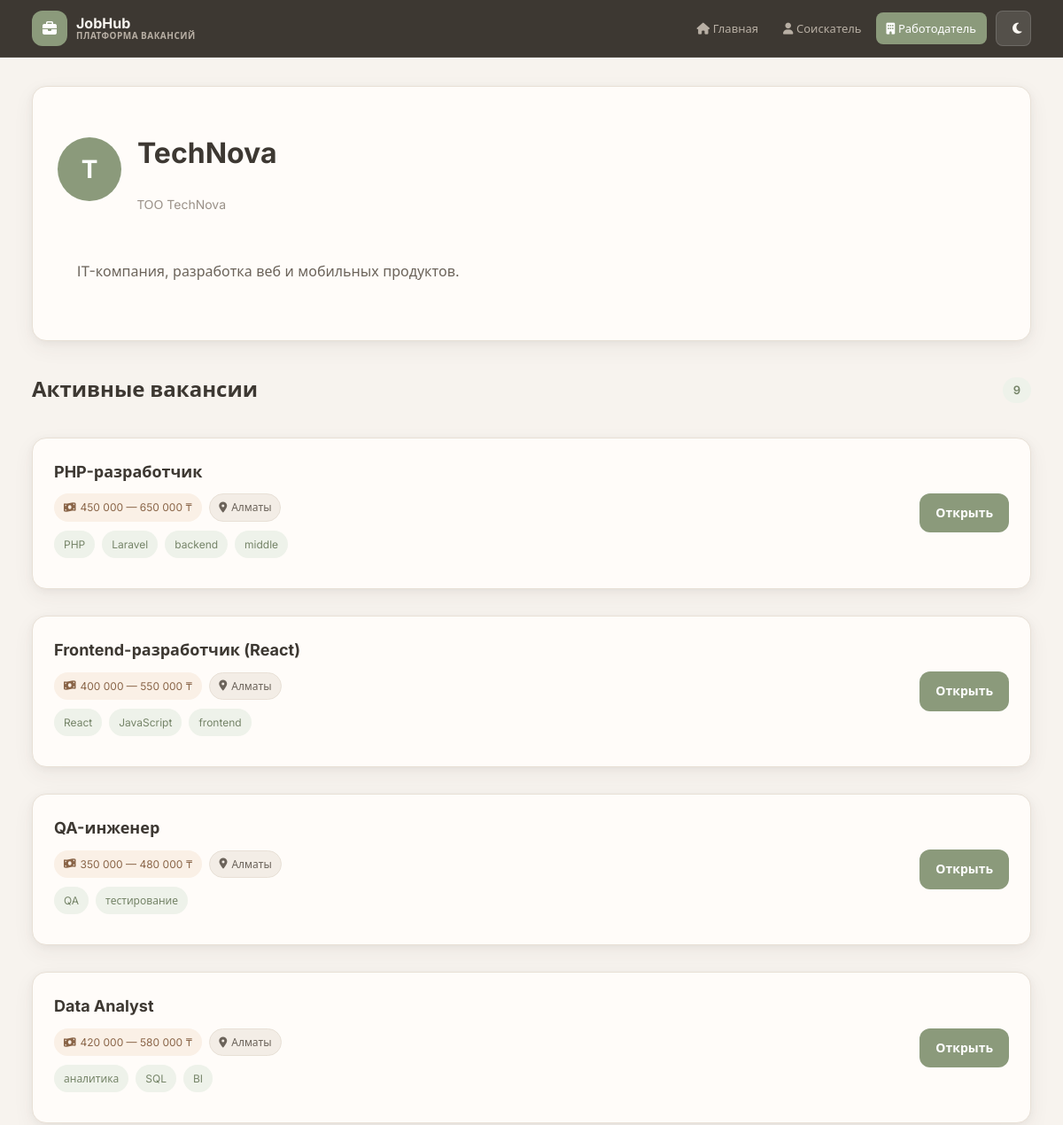
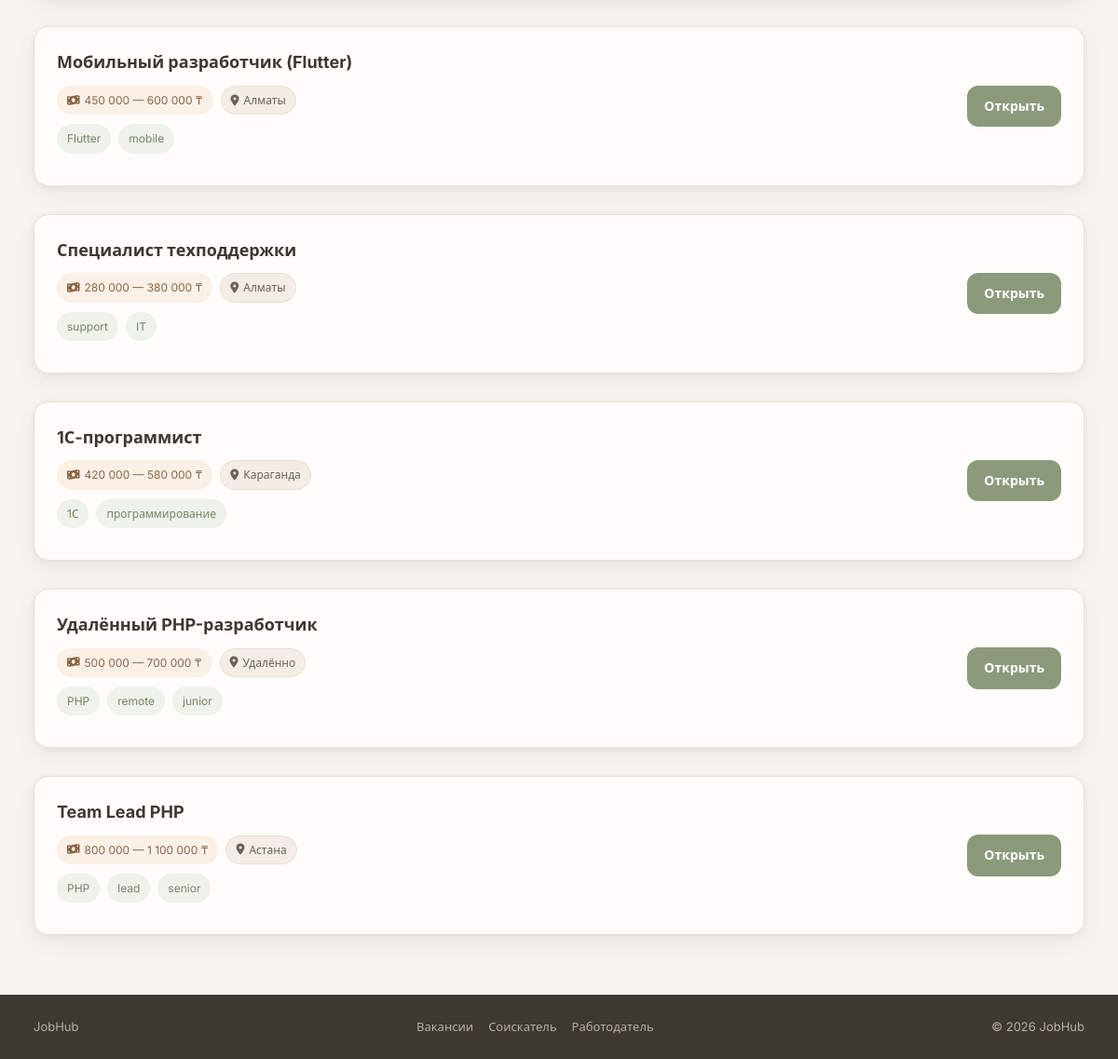
The app's page /employer_view.php?id=4 with its own data (2 pictures, top to bottom).
### tables this page shows
CREATE TABLE users (
        id INTEGER PRIMARY KEY AUTOINCREMENT,
        full_name TEXT NOT NULL,
        email TEXT NOT NULL UNIQUE,
        password_hash TEXT NOT NULL,
        role TEXT NOT NULL CHECK(role IN ("employer", "applicant", "admin")),
        bio TEXT NOT NULL DEFAULT "",
        phone TEXT NOT NULL DEFAULT "",
        skills TEXT NOT NULL DEFAULT "",
        desired_salary TEXT NOT NULL DEFAULT "",
        position_title TEXT NOT NULL DEFAULT "",
        education TEXT NOT NULL DEFAULT "",
        company_name TEXT NOT NULL DEFAULT "",
        created_at DATETIME DEFAULT CURRENT_TIMESTAMP
    , active INTEGER NOT NULL DEFAULT 1, telegram_id INTEGER, telegram_username TEXT);

CREATE TABLE vacancies (
        id INTEGER PRIMARY KEY AUTOINCREMENT,
        employer_id INTEGER NOT NULL,
        title TEXT NOT NULL,
        description TEXT NOT NULL,
        salary TEXT NOT NULL,
        location TEXT NOT NULL,
        tags TEXT NOT NULL DEFAULT "",
        views_count INTEGER NOT NULL DEFAULT 0,
        created_at DATETIME DEFAULT CURRENT_TIMESTAMP, active INTEGER NOT NULL DEFAULT 1,
        FOREIGN KEY (employer_id) REFERENCES users(id)
    );

### employer_view.php (the view, shortened to what this page needs)
<?php
require_once __DIR__ . '/partials_header.php';
$id = (int)($_GET['id'] ?? 0);
$stmt = db()->prepare(
    'SELECT u.*, ROUND(AVG(er.rating), 1) AS avg_rating, COUNT(er.id) AS reviews_count
     FROM users u
     LEFT JOIN employer_reviews er ON er.employer_id = u.id
     WHERE u.id = :id AND u.role IN ("employer", "admin")
     GROUP BY u.id'
);
$stmt->execute(['id' => $id]);
$employer = $stmt->fetch();
if (!$employer): ?>
<?php endif;
$vacanciesStmt = db()->prepare('SELECT * FROM vacancies WHERE employer_id = :id ORDER BY created_at DESC');
$vacanciesStmt->execute(['id' => $id]);
$vacancies = $vacanciesStmt->fetchAll();
$displayName = (string)($employer['company_name'] ?: $employer['full_name']);
$initials = mb_strtoupper(mb_substr($displayName, 0, 1));
?>
<div class="employer-profile-hero card">
    <div class="employer-profile-top">
        <span class="employer-avatar-lg"><?= e($initials) ?></span>
        <div>
            <h1><?= e($displayName) ?></h1>
            <p class="muted"><?= e($employer['full_name']) ?></p>
        </div>
    </div>
    <?php if ((string)$employer['bio'] !== ''): ?>
        <p class="prose"><?= nl2br(e((string)$employer['bio'])) ?></p>
    <?php endif; ?>
</div>
<div class="section-title"><h2>Активные вакансии</h2><span class="count-badge"><?= count($vacancies) ?></span></div>
<?php if (!$vacancies): ?>
    <div class="card empty-state"><p>Нет опубликованных вакансий.</p></div>
<?php else: ?>
    <div class="vacancy-grid">
        <?php foreach ($vacancies as $v): ?>
            <div class="card vacancy-card">
                <div class="vacancy-card-body">
                    <h3><a href="vacancy_view.php?id=<?= (int)$v['id'] ?>"><?= e($v['title']) ?></a></h3>
                    <div class="meta">
                        <span class="chip chip-accent"><i class="fa-solid fa-money-bill-wave"></i> <?= e($v['salary']) ?></span>
                        <span class="chip"><i class="fa-solid fa-location-dot"></i> <?= e($v['location']) ?></span>
                    </div>
                    <?php if ((string)$v['tags'] !== ''): ?><div class="meta"><?= render_tags((string)$v['tags']) ?></div><?php endif; ?>
                </div>
                <div class="vacancy-card-actions"><a class="button" href="vacancy_view.php?id=<?= (int)$v['id'] ?>">Открыть</a></div>
            </div>
        <?php endforeach; ?>
    </div>
<?php endif; ?>
<?php require_once __DIR__ . '/partials_footer.php'; ?>

### config.php (shortened to what this page needs)
<?php
function db(): PDO
{
    static $pdo = null;
    if ($pdo instanceof PDO) {
        return $pdo;
    }
    $pdo = new PDO('sqlite:' . DB_PATH);
    $pdo->setAttribute(PDO::ATTR_ERRMODE, PDO::ERRMODE_EXCEPTION);
    $pdo->setAttribute(PDO::ATTR_DEFAULT_FETCH_MODE, PDO::FETCH_ASSOC);
    $pdo->setAttribute(PDO::ATTR_TIMEOUT, 5);
    return $pdo;
}
function e(string $value): string
{
    return htmlspecialchars($value, ENT_QUOTES, 'UTF-8');
}
function parse_tags(string $tags): array
{
    $parts = preg_split('/[,;]+/u', $tags) ?: [];
    return array_values(array_filter(array_map('trim', $parts)));
}
function render_tags(string $tags): string
{
    $html = '';
    foreach (parse_tags($tags) as $tag) {
        $html .= '<span class="chip chip-tag">' . e($tag) . '</span>';
    }
    return $html;
}

### styles.css (style rules this page uses)
:root { --primary: #8b9a7b; --primary-hover: #758468; --primary-light: #eef2ea; --primary-muted: #b5c4a8; --accent: #c9956c; --accent-hover: #b8845a; --accent-light: #faf0e6; --bg: #f7f3ee; --bg-elevated: #fffcf9; --bg-subtle: #f3ede6; --text: #3d3832; --text-secondary: #6b635a; --text-muted: #9a9188; --border: #e8e0d6; --border-strong: #d4cbc0; --danger: #c45c5c; --danger-bg: #fdf5f5; --success: #6d8f6a; --success-bg: #f0f5ee; --success-border: #c8d9c4; --header-bg: #3d3832; --header-text: #faf7f2; --header-muted: #b8afa4; --radius-sm: 8px; --radius-md: 12px; --radius-lg: 16px; --radius-xl: 20px; --radius-full: 999px; --shadow-card: 0 2px 8px rgba(61,56,50,.05), 0 8px 24px rgba(61,56,50,.06); --font: 'Inter', system-ui, sans-serif; --header-height: 64px; color-scheme: light; }
* { box-sizing: border-box; }
body { margin: 0; font-family: var(--font); background: var(--bg); color: var(--text); line-height: 1.6; min-height: 100vh; display: flex; flex-direction: column; transition: background-color .25s ease, color .25s ease; }
main a { color: var(--primary-hover); text-decoration: none; }
.card { background: var(--bg-elevated); border: 1px solid var(--border); border-radius: var(--radius-lg); padding: 24px; margin-bottom: 16px; box-shadow: var(--shadow-card); transition: background-color .25s ease, border-color .25s ease; }
.vacancy-hero-chips, .meta { display: flex; gap: 8px; flex-wrap: wrap; margin: 10px 0; }
.chip { display: inline-flex; align-items: center; gap: 5px; padding: 5px 10px; border-radius: var(--radius-full); font-size: 12px; background: var(--bg-subtle); border: 1px solid var(--border); color: var(--text-secondary); }
.chip-accent { background: var(--accent-light); border-color: transparent; color: #8a6548; }
.chip-tag { background: var(--primary-light); color: var(--primary-hover); border-color: transparent; }
.prose { padding: 20px 22px; white-space: pre-line; color: var(--text-secondary); line-height: 1.75; }
.vacancy-grid { display: grid; gap: 14px; }
.vacancy-card { display: grid; grid-template-columns: 1fr auto; gap: 16px; align-items: center; transition: transform .2s, box-shadow .2s; }
.vacancy-card-body h3 { margin: 0 0 8px; font-size: 18px; }
.vacancy-card-body h3 a { color: var(--text); text-decoration: none; }
.vacancy-card-actions { display: flex; gap: 8px; align-items: center; }
button, .button { background: var(--primary); color: #fff; border: none; border-radius: var(--radius-md); padding: 11px 18px; cursor: pointer; text-decoration: none; display: inline-flex; align-items: center; gap: 6px; font-weight: 600; font-family: var(--font); font-size: 14px; transition: background .2s, transform .2s; }
.employer-profile-hero { padding: 28px; }
.employer-profile-top { display: flex; gap: 18px; align-items: center; margin-bottom: 16px; }
.employer-avatar-lg { width: 72px; height: 72px; border-radius: 50%; background: var(--primary); color: #fff; display: grid; place-items: center; font-size: 28px; font-weight: 700; }
.section-title { display: flex; align-items: center; justify-content: space-between; margin-bottom: 14px; }
.count-badge { background: var(--primary-light); color: var(--primary-hover); padding: 4px 12px; border-radius: var(--radius-full); font-size: 13px; font-weight: 600; }
.muted { color: var(--text-muted); font-size: 14px; }

### records on screen
users: company_name "T", company_name "TechNova", full_name "ТОО TechNova", bio "IT-компания, разработка веб и мобильных продуктов."
vacancies: title "PHP-разработчик", salary "450 000 — 650 000 ₸", location "Алматы", tags "PHP", tags "Laravel", tags "backend", tags "middle"
vacancies: title "Frontend-разработчик (React)", salary "400 000 — 550 000 ₸", location "Алматы", tags "React", tags "JavaScript", tags "frontend"
vacancies: title "QA-инженер", salary "350 000 — 480 000 ₸", location "Алматы", tags "QA", tags "тестирование"
vacancies: title "Data Analyst", salary "420 000 — 580 000 ₸", location "Алматы", tags "аналитика", tags "SQL", tags "BI"
vacancies: title "Мобильный разработчик (Flutter)", salary "450 000 — 600 000 ₸", location "Алматы", tags "Flutter", tags "mobile"
vacancies: title "Специалист техподдержки", salary "280 000 — 380 000 ₸", location "Алматы", tags "support", tags "IT"
vacancies: title "1С-программист", salary "420 000 — 580 000 ₸", location "Караганда", tags "1С", tags "программирование"
vacancies: title "Удалённый PHP-разработчик", salary "500 000 — 700 000 ₸", location "Удалённо", tags "PHP", tags "remote", tags "junior"
vacancies: title "Team Lead PHP", salary "800 000 — 1 100 000 ₸", location "Астана", tags "PHP", tags "lead", tags "senior"

### other values on screen
count($vacancies) "9"
